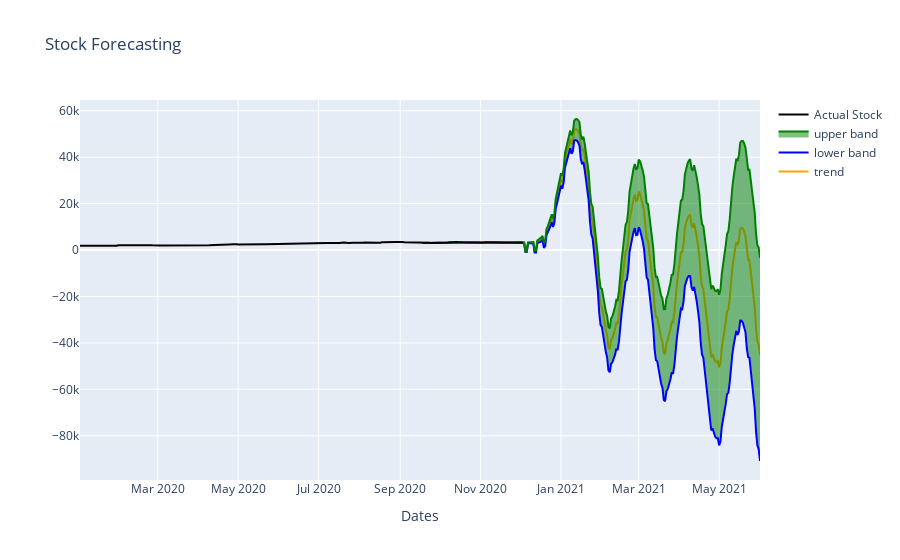

The notebook cell this image was saved under:
### Code cell
py.offline.iplot(figure)

### Figure 1 — Plotly figure (JSON) as saved in the notebook; plotly's stock layout.template omitted (floating-point values rounded to 4 significant figures; data arrays with more than 128 entries replaced by an {"elided": "..."} marker saying what was removed)
{"data": [{"marker": {"color": "orange", "line": {"width": 3}}, "mode": "lines", "name": "trend", "type": "scatter", "x": {"elided": "234 str values"}, "y": {"elided": "234 float values"}}, {"line": {"color": "blue"}, "mode": "lines", "name": "lower band", "type": "scatter", "x": {"elided": "234 str values"}, "y": {"elided": "234 float values"}}, {"fill": "tonexty", "line": {"color": "green"}, "mode": "lines", "name": "upper band", "type": "scatter", "x": {"elided": "234 str values"}, "y": {"elided": "234 float values"}}, {"marker": {"color": "black", "line": {"width": 2}}, "mode": "lines", "name": "Actual Stock", "type": "scatter", "x": {"elided": "234 str values"}, "y": {"elided": "234 float values"}}], "layout": {"title": {"text": "Stock Forecasting"}, "xaxis": {"ticklen": 2, "title": {"text": "Dates"}, "zeroline": false}}}
